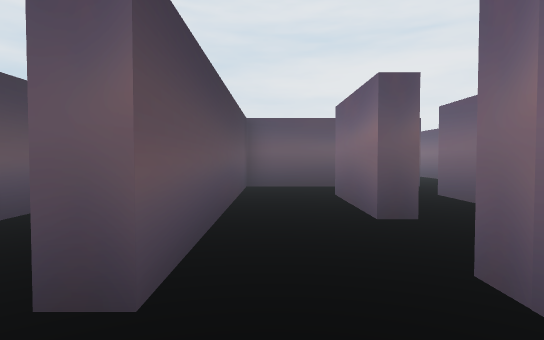
[1] (above)

24 first-person views from a walk through a Unity game level. The camera is 1.5 m above the floor, tilts 2° down and sees 75° across. The floor is counted in squares, 2 m on a side. Each view is taken from the middle of a square. On the plan, view 1 faces up. The plan holds only what a view shows up to about 11 squares ahead; the rest is blank. The place goes on beyond the plan. The player character is not drawn. Some surface patterns are stand-ins.

[2]
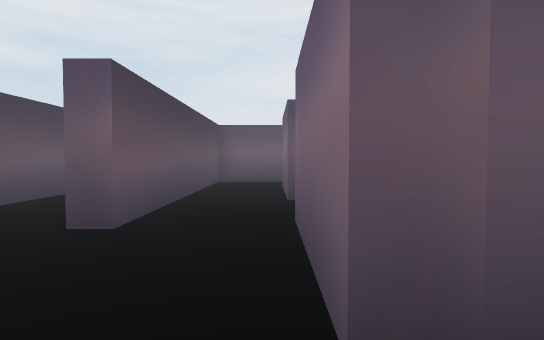

[3]
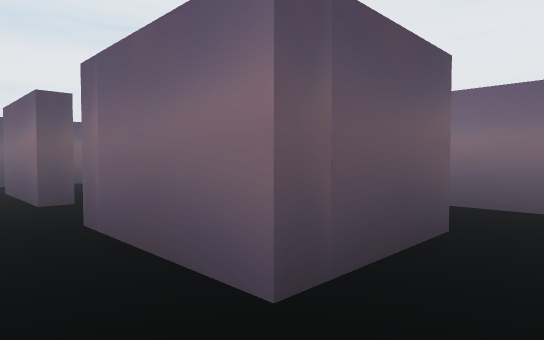

[4]
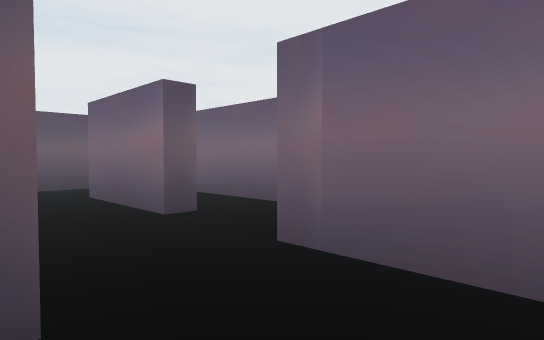

[5]
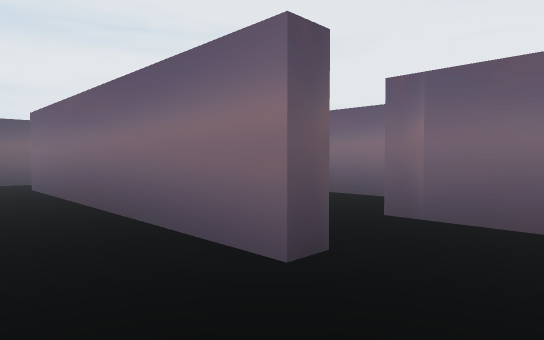

[6]
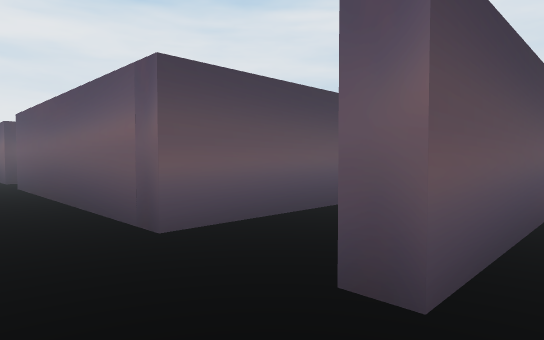

[7]
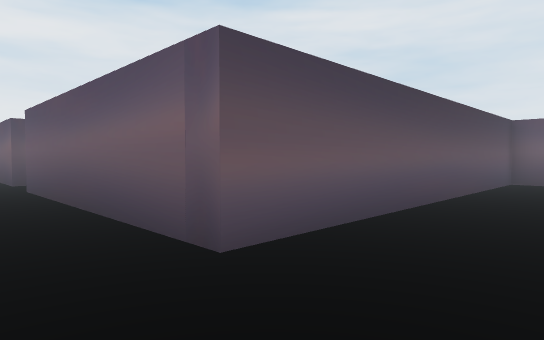

[8]
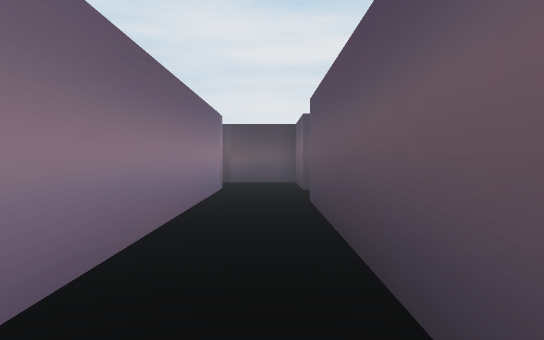

[9]
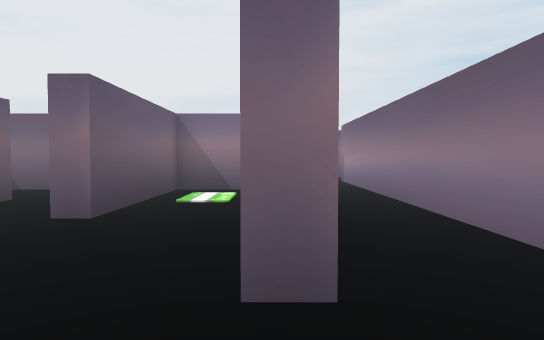

[10]
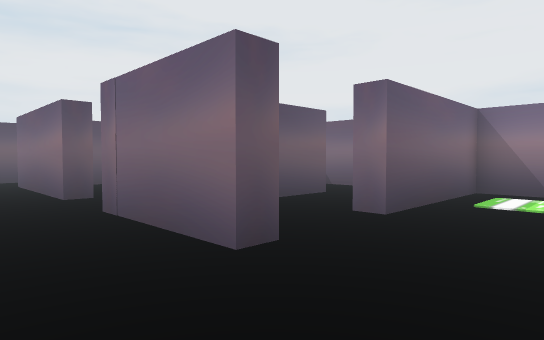

[11]
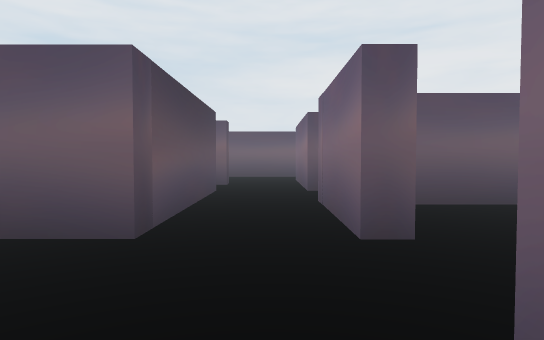

[12]
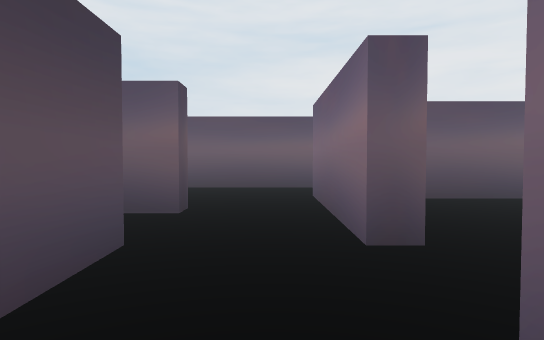

[13]
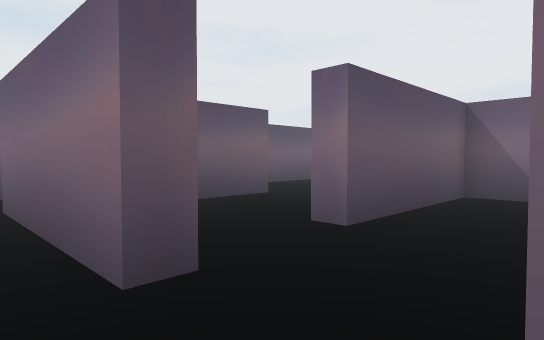

[14]
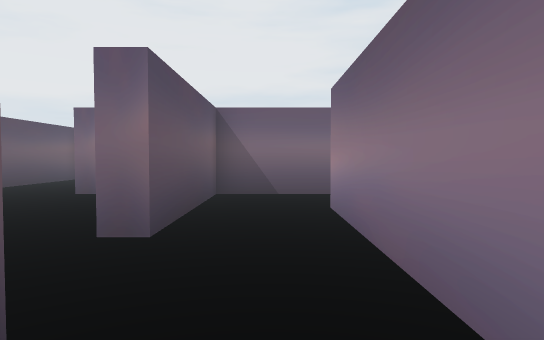

[15]
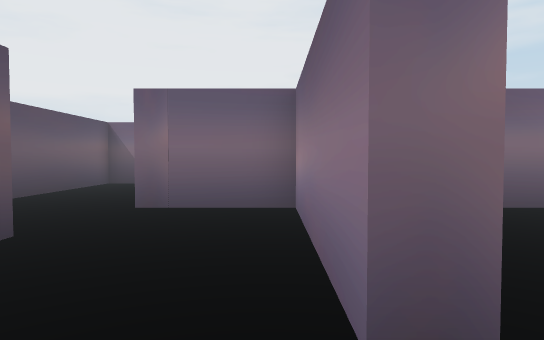

[16]
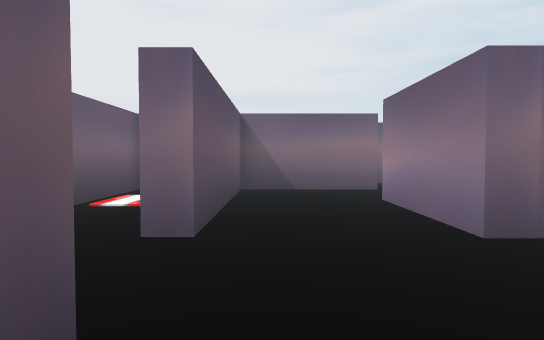

[17]
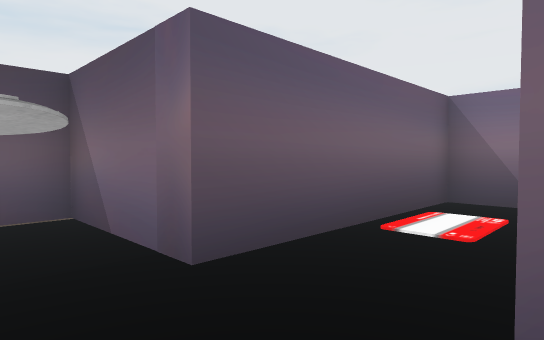

[18]
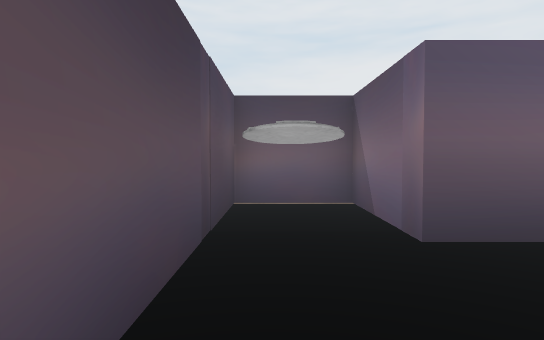

[19]
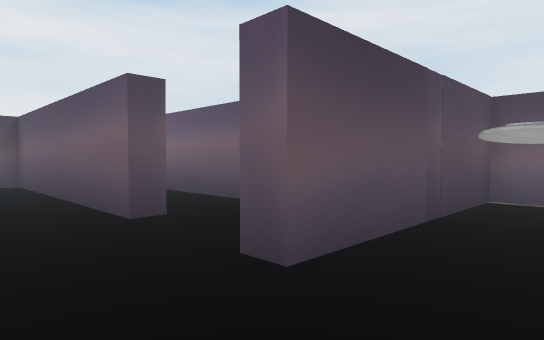

[20]
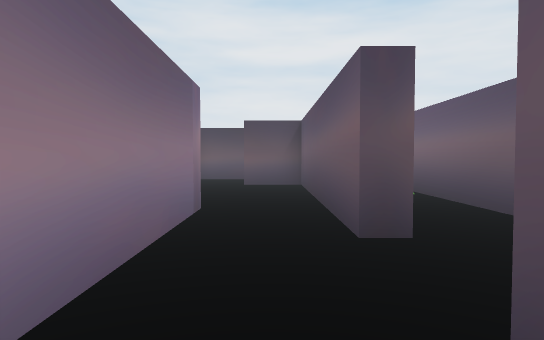

[21]
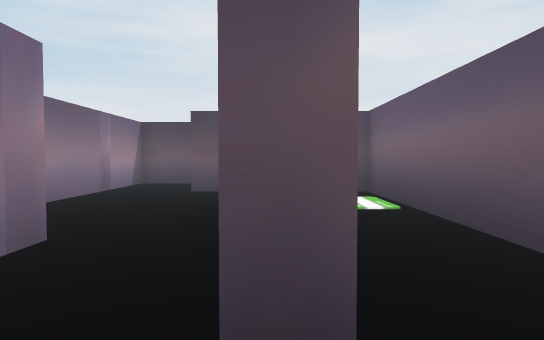

[22]
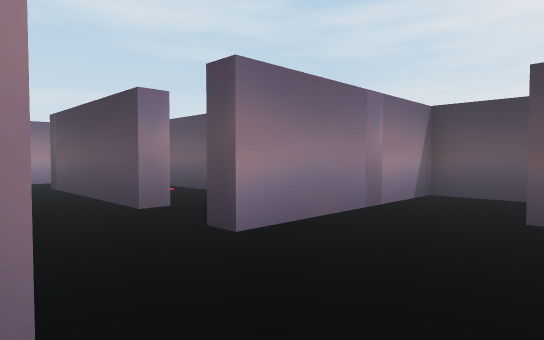

[23]
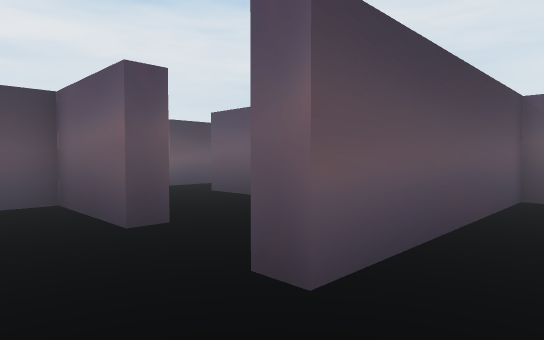

[24]
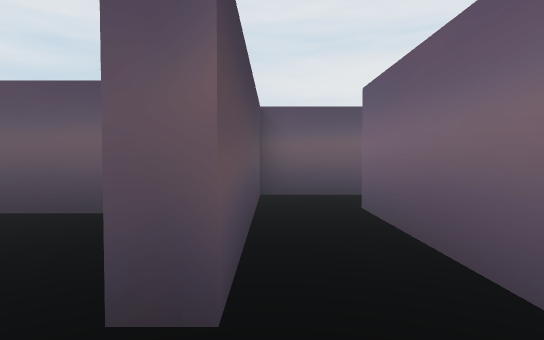

### Floor plan
Points are (right, up) in squares from view 1. A wall is a line through its corners. A room is listed if a view was taken in it or the views show most of it. See-through windows are left out.
Room 1 (views 1, 4, 6, 7)
walls: (-0.7, 1.7) (-1.2, 1.7); (1.3, -0.7) (1.3, 2.2)
ways out: opening at (0.5, -1) to room 2; opening at (-1, 0.5) to room 3; opening at (0.5, 2) to room 11
Room 2 (views 2, 3)
walls: (3.9, -0.7) (1.3, -0.7)
ways out: opening at (0.5, -1) to room 1; opening at (2.5, -2)
Room 3 (views 5, 8, 9, 10, 11)
walls: (-1.2, 1.7) (-1.2, 9.8); (-12.3, 2.2) (-12.3, 1.7) (-14.8, 1.7) (-14.8, -0.5); (-12.8, -0.2) (-1, -0.2); (-0.7, 11.5) (-3.2, 11.5) (-3.2, 1.7) (-10.2, 1.7) (-10.2, 2.2)
ways out: opening at (-1, 0.5) to room 1; opening at (-11.5, 2) to room 4; opening at (-1, 10.5) to room 15
Room 4 (views 12, 13, 14)
walls: (-10.2, 4.2) (-10.2, 7.1); (-12.8, 2.2) (-12.3, 2.2); (-12.3, 9) (-12.3, 4.2) (-13.5, 4.2); (-9.6, 9) (-10.2, 9)
ways out: opening at (-11.5, 2) to room 3; opening at (-10, 3.5) to room 9; opening at (-11, 9) to room 12; opening at (-10, 8) to room 18
Room 5 (views 15, 17, 18, 19, 20)
walls: (-5.6, 12.5) (-8.6, 12.5); (-5.6, 14.8) (-6.2, 14.8); (-7.7, 9.6) (-3.7, 9.6) (-3.7, 12) (-0.7, 12); (1.3, 12.4) (1.3, 14.8) (-3.7, 14.8) (-3.7, 15.2)
ways out: opening at (-6, 14) to room 6; opening at (-4.5, 15) to room 10; opening at (0.5, 12) to room 15; opening at (-8.5, 9) to room 18
Room 6 (views 16, 21)
walls: (-8.3, 15.4) (-8.3, 14.8); (-8.4, 13) (-6.2, 13)
ways out: opening at (-6, 14) to room 5; opening at (-9.5, 14) to room 7; opening at (-7.5, 15) to room 14
Room 7 (view 22)
walls: (-10.2, 11.5) (-10.2, 13) (-8.4, 13); (-17.2, 12.9) (-17.2, 11.2) (-12.3, 11.2); (-8.3, 14.8) (-14.8, 14.8) (-14.8, 13.1)
ways out: opening at (-9.5, 14) to room 6; opening at (-11.5, 11) to room 12
Room 8 (views 23, 24)
walls: (3.3, 10.8) (3.3, 15.2); (3.9, 17.1) (1.8, 17.1) (1.8, 11.5)
ways out: opening at (2, 10.5) to room 15; opening at (4, 16)
Room 9 (no view inside)
walls: (-9.6, 4.2) (-10.2, 4.2); (-5.6, 6.6) (-8.8, 6.6); (-3.7, 2.6) (-3.7, 4.2) (-7.7, 4.2) (-7.7, 4.8)
ways out: opening at (-10, 3.5) to room 4; opening at (-6.5, 5.5) to room 16
Room 10 (no view inside)
walls: (1.3, 16) (1.3, 17.1) (-3.7, 17.1) (-3.7, 19.9) (-5.6, 19.9) (-5.6, 14.8)
ways out: opening at (-4.5, 15) to room 5
Room 11 (no view inside)
walls: (1.3, 4.2) (1.3, 7.2); (1.5, 9) (-0.7, 9) (-0.7, 1.7)
ways out: opening at (0.5, 2) to room 1; opening at (2, 3.5) to room 13; opening at (2, 8) to room 13
Room 12 (no view inside)
walls: (-12.9, 9) (-12.3, 9); (-14.8, 7.1) (-14.8, 5.4); (-10.2, 9) (-10.2, 11.5); (-12.3, 11.2) (-12.3, 10.7) (-13, 10.7)
ways out: opening at (-11, 9) to room 4; opening at (-11.5, 11) to room 7
Room 13 (no view inside)
walls: (1.9, 4.2) (1.3, 4.2); (3.3, 3.2) (3.3, 7.1); (3.9, 9) (1.5, 9)
ways out: opening at (2, 3.5) to room 11; opening at (2, 8) to room 11; opening at (4, 8)
Room 14 (no view inside)
walls: (-8.9, 17.1) (-14.8, 17.1)
ways out: opening at (-7.5, 15) to room 6
Room 15 (no view inside)
walls: (-0.7, 12) (-0.7, 11.5); (1.8, 11.5) (1.3, 11.5) (1.3, 12.4)
ways out: opening at (-1, 10.5) to room 3; opening at (0.5, 12) to room 5; opening at (2, 10.5) to room 8
Room 16 (no view inside)
walls: (-3.7, 5.9) (-3.7, 7.5)
ways out: opening at (-6.5, 5.5) to room 9; opening at (-4.5, 7) to room 17
Room 17 (no view inside)
walls: (-7.5, 7.1) (-5.8, 7.1); (-3.7, 7.5) (-3.7, 9.2); (-3.6, 9) (-7.7, 9)
ways out: opening at (-4.5, 7) to room 16; opening at (-6.5, 8) to room 18
Room 18 (no view inside)
walls: (-7.7, 9) (-7.7, 9.6); (-10.2, 7.1) (-7.5, 7.1)
ways out: opening at (-10, 8) to room 4; opening at (-8.5, 9) to room 5; opening at (-6.5, 8) to room 17

Positions as (right, up) in squares from view 1, and headings:
1: (0, 0), facing up
2: (1, -2), facing up
3: (0, -2), facing up-right
4: (-1, 0), facing up-right
5: (-3, 0), facing up-right
6: (0, 0), facing up-left
7: (-1, 0), facing up-left
8: (-4, 1), facing left
9: (-12, 2), facing right
10: (-12, 2), facing up-right
11: (-11, 1), facing up
12: (-11, 6), facing up
13: (-11, 7), facing up-right
14: (-11, 8), facing right
15: (-9, 10), facing right
16: (-7, 14), facing right
17: (-5, 15), facing up-right
18: (-5, 14), facing up
19: (-4, 13), facing up-left
20: (-5, 14), facing left
21: (-7, 15), facing left
22: (-10, 14), facing down-left
23: (3, 10), facing up-left
24: (2, 10), facing up
